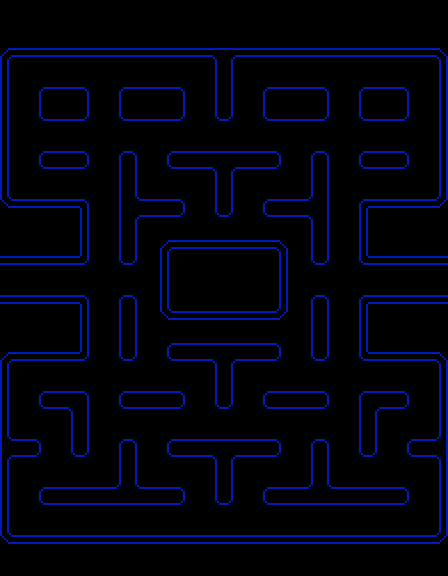

The image is a tile-based game level rendered from a .tmx file. Its description and complete source (layers, tilesets, objects, tile grids) follow:
An orthogonal 28x36 tile map with 16x16 px tiles, 1 tile layer (Tile Layer 1), 1 hidden layer not drawn.

<map version="1.10" tiledversion="1.10.2" orientation="orthogonal" renderorder="right-down" width="28" height="36" tilewidth="16" tileheight="16" infinite="0" nextlayerid="6" nextobjectid="1">
 <editorsettings>
  <export target="PacMan Attempt 8..csv" format="csv" />
 </editorsettings>
 <tileset firstgid="1" source="Pacman Maze.tsx" />
 <layer id="5" name="Tile Layer 2" width="28" height="36" visible="0">
  <data encoding="csv">
11,11,11,11,11,11,11,11,11,11,11,11,11,11,11,11,11,11,11,11,11,11,11,11,11,11,11,11,
11,11,11,11,11,11,11,11,11,11,11,11,11,11,11,11,11,11,11,11,11,11,11,11,11,11,11,11,
11,11,11,11,11,11,11,11,11,11,11,11,11,11,11,11,11,11,11,11,11,11,11,11,11,11,11,11,
11,11,11,11,11,11,11,11,11,11,11,11,11,11,11,11,11,11,11,11,11,11,11,11,11,11,11,11,
11,11,11,11,11,11,11,11,11,11,11,11,11,11,11,11,11,11,11,11,11,11,11,11,11,11,11,11,
11,11,11,11,11,11,11,11,11,11,11,11,11,11,11,11,11,11,11,11,11,11,11,11,11,11,11,11,
11,11,11,11,11,11,11,11,11,11,11,11,11,11,11,11,11,11,11,11,11,11,11,11,11,11,11,11,
11,11,11,11,11,11,11,11,11,11,11,11,11,11,11,11,11,11,11,11,11,11,11,11,11,11,11,11,
11,11,11,11,11,11,11,11,11,11,11,11,11,11,11,11,11,11,11,11,11,11,11,11,11,11,11,11,
11,11,11,11,11,11,11,11,11,11,11,11,11,11,11,11,11,11,11,11,11,11,11,11,11,11,11,11,
11,11,11,11,11,11,11,11,11,11,11,11,11,11,11,11,11,11,11,11,11,11,11,11,11,11,11,11,
11,11,11,11,11,11,11,11,11,11,11,11,11,11,11,11,11,11,11,11,11,11,11,11,11,11,11,11,
11,11,11,11,11,11,11,11,11,11,11,11,11,11,11,11,11,11,11,11,11,11,11,11,11,11,11,11,
11,11,11,11,11,11,11,11,11,11,11,11,11,11,11,11,11,11,11,11,11,11,11,11,11,11,11,11,
11,11,11,11,11,11,11,11,11,11,11,11,11,11,11,11,11,11,11,11,11,11,11,11,11,11,11,11,
11,11,11,11,11,11,11,11,11,11,11,11,11,11,11,11,11,11,11,11,11,11,11,11,11,11,11,11,
11,11,11,11,11,11,11,11,11,11,11,11,11,11,11,11,11,11,11,11,11,11,11,11,11,11,11,11,
11,11,11,11,11,11,11,11,11,11,11,11,11,11,11,11,11,11,11,11,11,11,11,11,11,11,11,11,
11,11,11,11,11,11,11,11,11,11,11,11,11,11,11,11,11,11,11,11,11,11,11,11,11,11,11,11,
11,11,11,11,11,11,11,11,11,11,11,11,11,11,11,11,11,11,11,11,11,11,11,11,11,11,11,11,
11,11,11,11,11,11,11,11,11,11,11,11,11,11,11,11,11,11,11,11,11,11,11,11,11,11,11,11,
11,11,11,11,11,11,11,11,11,11,11,11,11,11,11,11,11,11,11,11,11,11,11,11,11,11,11,11,
11,11,11,11,11,11,11,11,11,11,11,11,11,11,11,11,11,11,11,11,11,11,11,11,11,11,11,11,
11,11,11,11,11,11,11,11,11,11,11,11,11,11,11,11,11,11,11,11,11,11,11,11,11,11,11,11,
11,11,11,11,11,11,11,11,11,11,11,11,11,11,11,11,11,11,11,11,11,11,11,11,11,11,11,11,
11,11,11,11,11,11,11,11,11,11,11,11,11,11,11,11,11,11,11,11,11,11,11,11,11,11,11,11,
11,11,11,11,11,11,11,11,11,11,11,11,11,11,11,11,11,11,11,11,11,11,11,11,11,11,11,11,
11,11,11,11,11,11,11,11,11,11,11,11,11,11,11,11,11,11,11,11,11,11,11,11,11,11,11,11,
11,11,11,11,11,11,11,11,11,11,11,11,11,11,11,11,11,11,11,11,11,11,11,11,11,11,11,11,
11,11,11,11,11,11,11,11,11,11,11,11,11,11,11,11,11,11,11,11,11,11,11,11,11,11,11,11,
11,11,11,11,11,11,11,11,11,11,11,11,11,11,11,11,11,11,11,11,11,11,11,11,11,11,11,11,
11,11,11,11,11,11,11,11,11,11,11,11,11,11,11,11,11,11,11,11,11,11,11,11,11,11,11,11,
11,11,11,11,11,11,11,11,11,11,11,11,11,11,11,11,11,11,11,11,11,11,11,11,11,11,11,11,
11,11,11,11,11,11,11,11,11,11,11,11,11,11,11,11,11,11,11,11,11,11,11,11,11,11,11,11,
11,11,11,11,11,11,11,11,11,11,11,11,11,11,11,11,11,11,11,11,11,11,11,11,11,11,11,11,
11,11,11,11,11,11,11,11,11,11,11,11,11,11,11,11,11,11,11,11,11,11,11,11,11,11,11,11
</data>
 </layer>
 <layer id="1" name="Tile Layer 1" width="28" height="36">
  <data encoding="csv">
0,0,0,0,0,0,0,0,0,0,0,0,0,0,0,0,0,0,0,0,0,0,0,0,0,0,0,0,
0,0,0,0,0,0,0,0,0,0,0,0,0,0,0,0,0,0,0,0,0,0,0,0,0,0,0,0,
0,0,0,0,0,0,0,0,0,0,0,0,0,0,0,0,0,0,0,0,0,0,0,0,0,0,0,0,
15,13,13,13,13,13,13,13,13,13,13,13,13,6,5,13,13,13,13,13,13,13,13,13,13,13,13,17,
19,0,0,0,0,0,0,0,0,0,0,0,0,21,21,0,0,0,0,0,0,0,0,0,0,0,0,20,
19,0,16,14,14,18,0,16,14,14,14,18,0,21,21,0,16,14,14,14,18,0,16,14,14,18,0,20,
19,0,21,0,0,21,0,21,0,0,0,21,0,21,21,0,21,0,0,0,21,0,21,0,0,21,0,20,
19,0,2,14,14,4,0,2,14,14,14,4,0,2,4,0,2,14,14,14,4,0,2,14,14,4,0,20,
19,0,0,0,0,0,0,0,0,0,0,0,0,0,0,0,0,0,0,0,0,0,0,0,0,0,0,20,
19,0,16,14,14,18,0,16,18,0,16,14,14,14,14,14,14,18,0,16,18,0,16,14,14,18,0,20,
19,0,2,14,14,4,0,21,21,0,2,14,14,18,16,14,14,4,0,21,21,0,2,14,14,4,0,20,
19,0,0,0,0,0,0,21,21,0,0,0,0,21,21,0,0,0,0,21,21,0,0,0,0,0,0,20,
1,12,12,12,12,18,0,21,2,14,14,18,0,21,21,0,16,14,14,4,21,0,16,12,12,12,12,3,
0,0,0,0,0,19,0,21,16,14,14,4,0,2,4,0,2,14,14,18,21,0,20,0,0,0,0,0,
0,0,0,0,0,19,0,21,21,0,0,0,0,0,0,0,0,0,0,21,21,0,20,0,0,0,0,0,
0,0,0,0,0,19,0,21,21,0,15,13,13,13,13,13,13,17,0,21,21,0,20,0,0,0,0,0,
13,13,13,13,13,4,0,2,4,0,19,0,0,0,0,0,0,20,0,2,4,0,2,13,13,13,13,13,
0,0,0,0,0,0,0,0,0,0,19,0,0,0,0,0,0,20,0,0,0,0,0,0,0,0,0,0,
12,12,12,12,12,18,0,16,18,0,19,0,0,0,0,0,0,20,0,16,18,0,16,12,12,12,12,12,
0,0,0,0,0,19,0,21,21,0,1,12,12,12,12,12,12,3,0,21,21,0,20,0,0,0,0,0,
0,0,0,0,0,19,0,21,21,0,0,0,0,0,0,0,0,0,0,21,21,0,20,0,0,0,0,0,
0,0,0,0,0,19,0,21,21,0,16,14,14,14,14,14,14,18,0,21,21,0,20,0,0,0,0,0,
15,13,13,13,13,4,0,2,4,0,2,14,14,18,16,14,14,4,0,2,4,0,2,13,13,13,13,17,
19,0,0,0,0,0,0,0,0,0,0,0,0,21,21,0,0,0,0,0,0,0,0,0,0,0,0,20,
19,0,16,14,14,18,0,16,14,14,14,18,0,21,21,0,16,14,14,14,18,0,16,14,14,18,0,20,
19,0,2,14,18,21,0,2,14,14,14,4,0,2,4,0,2,14,14,14,4,0,21,16,14,4,0,20,
19,0,0,0,21,21,0,0,0,0,0,0,0,0,0,0,0,0,0,0,0,0,21,21,0,0,0,20,
8,14,18,0,21,21,0,16,18,0,16,14,14,14,14,14,14,18,0,16,18,0,21,21,0,16,14,10,
7,14,4,0,2,4,0,21,21,0,2,14,14,18,16,14,14,4,0,21,21,0,2,4,0,2,14,9,
19,0,0,0,0,0,0,21,21,0,0,0,0,21,21,0,0,0,0,21,21,0,0,0,0,0,0,20,
19,0,16,14,14,14,14,4,2,14,14,18,0,21,21,0,16,14,14,4,2,14,14,14,14,18,0,20,
19,0,2,14,14,14,14,14,14,14,14,4,0,2,4,0,2,14,14,14,14,14,14,14,14,4,0,20,
19,0,0,0,0,0,0,0,0,0,0,0,0,0,0,0,0,0,0,0,0,0,0,0,0,0,0,20,
1,12,12,12,12,12,12,12,12,12,12,12,12,12,12,12,12,12,12,12,12,12,12,12,12,12,12,3,
0,0,0,0,0,0,0,0,0,0,0,0,0,0,0,0,0,0,0,0,0,0,0,0,0,0,0,0,
0,0,0,0,0,0,0,0,0,0,0,0,0,0,0,0,0,0,0,0,0,0,0,0,0,0,0,0
</data>
 </layer>
</map>